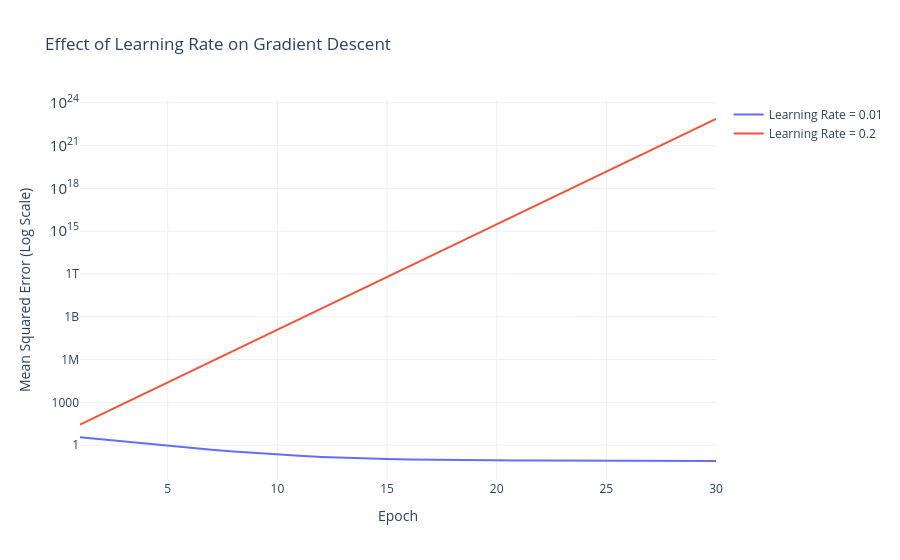

The notebook cell saved with this chart:
### Code cell
fig = go.Figure()

fig.add_trace(go.Scatter(
    x=list(range(1, test_epochs + 1)),
    y=stable_history,
    mode="lines",
    name="Learning Rate = 0.01"
))

fig.add_trace(go.Scatter(
    x=list(range(1, test_epochs + 1)),
    y=large_history,
    mode="lines",
    name="Learning Rate = 0.2"
))

fig.update_layout(
    title="Effect of Learning Rate on Gradient Descent",
    xaxis_title="Epoch",
    yaxis_title="Mean Squared Error (Log Scale)",
    yaxis_type="log",
    template="plotly_white"
)

fig.show()

### Figure 1 — Plotly figure (JSON) as saved in the notebook; plotly's stock layout.template omitted (floating-point values rounded to 4 significant figures)
{"data": [{"mode": "lines", "name": "Learning Rate = 0.01", "type": "scatter", "x": [1, 2, 3, 4, 5, 6, 7, 8, 9, 10, 11, 12, 13, 14, 15, 16, 17, 18, 19, 20, 21, 22, 23, 24, 25, 26, 27, 28, 29, 30], "y": [3.662, 2.569, 1.81, 1.284, 0.918, 0.6641, 0.4878, 0.3653, 0.2802, 0.2209, 0.1797, 0.1509, 0.1307, 0.1166, 0.1066, 0.09958, 0.09453, 0.09087, 0.08818, 0.08616, 0.08461, 0.08339, 0.08239, 0.08156, 0.08083, 0.08018, 0.07958, 0.07903, 0.0785, 0.07799]}, {"mode": "lines", "name": "Learning Rate = 0.2", "type": "scatter", "x": [1, 2, 3, 4, 5, 6, 7, 8, 9, 10, 11, 12, 13, 14, 15, 16, 17, 18, 19, 20, 21, 22, 23, 24, 25, 26, 27, 28, 29, 30], "y": [28.25, 154.3, 844.9, 4626.0, 25330.0, 138700.0, 759800.0, 4160528, 22783764, 124767816, 683249920, 3741592576, 20489609216, 112204595200, 614451445760, 3364841586688, 18426447790080, 100906372694016, 552580593745920, 3026025650847744, 16571035021213696, 90745804196675580, 496939535897198600, 2721325913361875000, 14902446351341060000, 81608347860976270000, 446901233407601150000, 2.447e+21, 1.34e+22, 7.339e+22]}], "layout": {"title": {"text": "Effect of Learning Rate on Gradient Descent"}, "xaxis": {"title": {"text": "Epoch"}}, "yaxis": {"title": {"text": "Mean Squared Error (Log Scale)"}, "type": "log"}}}
